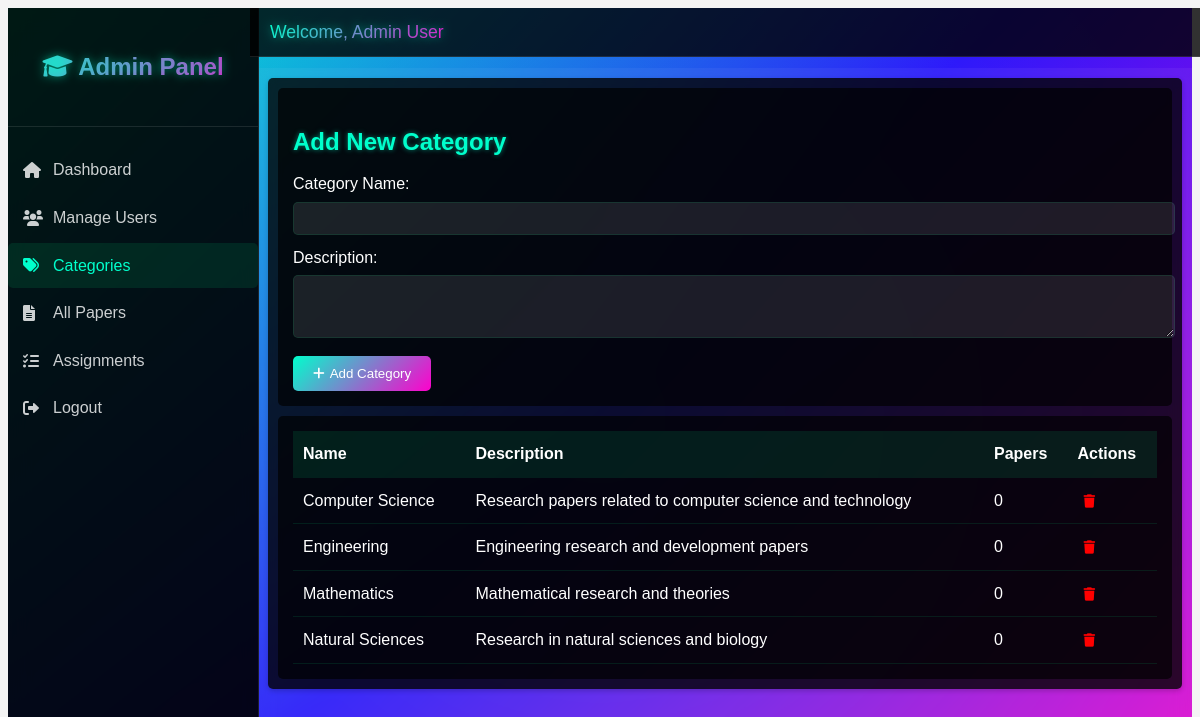
Screenshot of /admin/categories.php (signed in) with the database file from the repository.
### tables this page shows
CREATE TABLE IF NOT EXISTS users (
    id INT PRIMARY KEY AUTO_INCREMENT,
    name VARCHAR(100) NOT NULL,
    email VARCHAR(100) NOT NULL UNIQUE,
    password VARCHAR(255) NOT NULL,
    institution VARCHAR(255),
    role ENUM('author', 'reviewer', 'admin') NOT NULL,
    created_at TIMESTAMP DEFAULT CURRENT_TIMESTAMP
);

CREATE TABLE IF NOT EXISTS categories (
    id INT PRIMARY KEY AUTO_INCREMENT,
    name VARCHAR(100) NOT NULL UNIQUE,
    description TEXT
);

### config/database.php (called while the page is built, shortened)
<?php
function get_db_connection() {
    $conn = new mysqli(DB_SERVER, DB_USERNAME, DB_PASSWORD);
    $conn->autocommit(FALSE);
    return $conn;
}
$conn = get_db_connection();
function prepare_statement($sql) {
    global $conn;
    $stmt = mysqli_prepare($conn, $sql);
    return $stmt;
}
function execute_query($sql) {
    global $conn;
    $result = mysqli_query($conn, $sql);
    return $result;
}
?>

### admin/categories.php (the view, shortened to what this page needs)
<?php
require_once '../config/database.php';
$sql = "SELECT name FROM users WHERE id = ?";
$stmt = mysqli_prepare($conn, $sql);
mysqli_stmt_bind_param($stmt, "i", $_SESSION['user_id']);
mysqli_stmt_execute($stmt);
$result = mysqli_stmt_get_result($stmt);
$user = mysqli_fetch_assoc($result);
try {
    $sql = "SELECT * FROM categories ORDER BY name";
    $result = execute_query($sql);
    $categories = mysqli_fetch_all($result, MYSQLI_ASSOC);
} catch (Exception $e) {
    handle_db_error("Error fetching categories: " . $e->getMessage());
}
?>
<!DOCTYPE html>
<html lang="en">
<head>
    <link rel="stylesheet" href="../assets/css/style.css">
    <link rel="stylesheet" href="../assets/css/admin.css">
    <link rel="stylesheet" href="https://cdnjs.cloudflare.com/ajax/libs/font-awesome/6.0.0/css/all.min.css">
</head>
<body>
    <div class="admin-container">
        <div class="sidebar">
            <div class="sidebar-header">
                <h2><i class="fas fa-graduation-cap"></i> Admin Panel</h2>
            </div>
            <nav class="sidebar-nav">
                <a href="dashboard.php">
                    <i class="fas fa-home"></i>
                    Dashboard
                </a>
                <a href="users.php">
                    <i class="fas fa-users"></i>
                    Manage Users
                </a>
                <a href="categories.php" class="active">
                    <i class="fas fa-tags"></i>
                    Categories
                </a>
                <a href="papers.php">
                    <i class="fas fa-file-alt"></i>
                    All Papers
                </a>
                <a href="assignments.php">
                    <i class="fas fa-tasks"></i>
                    Assignments
                </a>
                <a href="../logout.php">
                    <i class="fas fa-sign-out-alt"></i>
                    Logout
                </a>
            </nav>
        </div>
        <div class="header">
            <div class="user-info">
                <span>Welcome, <?php echo htmlspecialchars($user['name']); ?></span>
            </div>
        </div>
        <div class="main-content">
            <div class="dashboard-content">
                <div class="add-category-form">
                    <h2>Add New Category</h2>
                    <form method="POST" action="categories.php">
                        <div class="form-group">
                            <label for="name">Category Name:</label>
                            <input type="text" name="name" id="name" required>
                        </div>
                        <div class="form-group">
                            <label for="description">Description:</label>
                            <textarea name="description" id="description" rows="3"></textarea>
                        </div>
                        <button type="submit" class="submit-btn">
                            <i class="fas fa-plus"></i> Add Category
                        </button>
                    </form>
                </div>
                <div class="categories-table">
                    <table>
                        <thead>
                            <tr>
                                <th>Name</th>
                                <th>Description</th>
                                <th>Papers</th>
                                <th>Actions</th>
                            </tr>
                        </thead>
                        <tbody>
                            <?php foreach ($categories as $category): ?>
                                <tr>
                                    <td><?php echo htmlspecialchars($category['name']); ?></td>
                                    <td><?php echo htmlspecialchars($category['description']); ?></td>
                                    <td>
                                        <?php
                                        $sql = "SELECT COUNT(*) as paper_count
                                                FROM papers
                                                WHERE category_id = ?";
                                        $stmt = prepare_statement($sql);
                                        mysqli_stmt_bind_param($stmt, "i", $category['id']);
                                        mysqli_stmt_execute($stmt);
                                        $result = mysqli_stmt_get_result($stmt);
                                        $count = mysqli_fetch_assoc($result);
                                        echo $count['paper_count'];
                                        ?>
                                    </td>
                                    <td>
                                        <form method="POST" action="categories.php" class="delete-form" onsubmit="return handleDelete(event, this)">
                                            <button type="submit" class="delete-btn">
                                                <i class="fas fa-trash"></i>
                                            </button>
                                        </form>
                                    </td>
                                </tr>
                            <?php endforeach; ?>
                        </tbody>
                    </table>
                </div>
            </div>
        </div>
    </div>
</body>
</html>

### assets/css/style.css (style rules this page uses)
body { font-family: Arial, sans-serif; line-height: 1.6; background-color: #f4f4f4; }
.user-info { display: flex; align-items: center; gap: 1rem; }

### assets/css/admin.css (style rules this page uses)
.admin-container { display: flex; min-height: 100vh; }
.sidebar { width: 250px; background: rgba(0, 0, 0, 0.9); color: #fff; padding: 20px; position: fixed; height: 100vh; overflow-y: auto; z-index: 2; backdrop-filter: blur(10px); border-right: 1px solid rgba(255, 255, 255, 0.1); }
.sidebar-header { text-align: center; padding: 20px 0; border-bottom: 1px solid rgba(255, 255, 255, 0.1); margin-bottom: 20px; }
.sidebar-header h2 { font-size: 1.5rem; margin: 0; background: linear-gradient(135deg, #00ffcc, #ff00cc); -webkit-background-clip: text; -webkit-text-fill-color: transparent; text-shadow: 0 0 10px rgba(0, 255, 204, 0.5); }
.sidebar-nav a { display: flex; align-items: center; gap: 10px; padding: 12px 15px; color: rgba(255, 255, 255, 0.8); text-decoration: none; border-radius: 5px; margin-bottom: 5px; transition: all 0.3s ease; }
.sidebar-nav a:hover, .sidebar-nav a.active { background: rgba(0, 255, 142, 0.1); color: #00ffcc; }
.sidebar-nav i { width: 20px; }
.main-content { flex: 1; margin-left: 250px; padding: 20px; }
.user-info { display: flex; align-items: center; gap: 10px; }
.user-info span { background: linear-gradient(135deg, #00ffcc, #ff00cc); -webkit-background-clip: text; -webkit-text-fill-color: transparent; text-shadow: 0 0 10px rgba(0, 255, 204, 0.5); }
table { width: 100%; border-collapse: collapse; }
th, td { padding: 12px; text-align: left; border-bottom: 1px solid rgba(0, 255, 142, 0.1); color: #fff; }
th { background: rgba(0, 255, 142, 0.1); }

### rows the page displays
users: name "Admin User"
categories: name "Computer Science", description "Research papers related to computer science and technology", paper_count "0"
categories: name "Engineering", description "Engineering research and development papers", paper_count "0"
categories: name "Mathematics", description "Mathematical research and theories", paper_count "0"
categories: name "Natural Sciences", description "Research in natural sciences and biology", paper_count "0"
